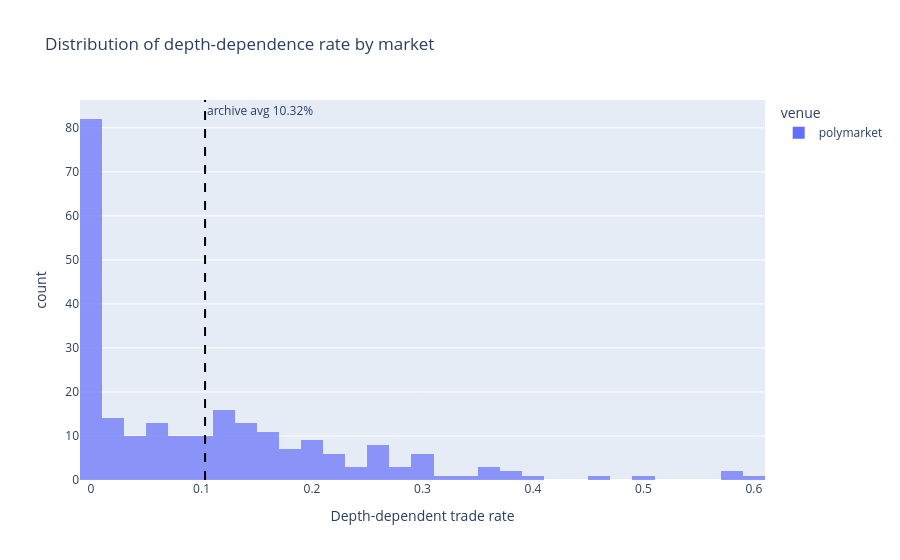

The cell this chart's notebook holds for it:
### Markdown cell above
### 6.2 What does the depth-dependence rate look like as a distribution?

This histogram shows whether depth-dependence is concentrated in a small long tail of markets or spread broadly across the actively traded universe. The dashed reference line marks the full-archive v0 assumption-suite depth dependency rate of `10.32%`.

### Code cell
import plotly.express as px

if len(depth_trades) == 0:
    print("No markets met the minimum trade-count threshold for depth distribution.")
else:
    fig = px.histogram(
        depth_trades,
        x="depth_rate",
        color="venue",
        nbins=40,
        barmode="overlay",
        opacity=0.70,
        title="Distribution of depth-dependence rate by market",
        labels={"depth_rate": "Depth-dependent trade rate", "count": "Markets"},
    )
    fig.add_vline(
        x=0.1032,
        line_dash="dash",
        line_color="black",
        annotation_text="archive avg 10.32%",
    )
    fig.show()

### Figure 1 — Plotly figure (JSON) as saved in the notebook; plotly's stock layout.template omitted (floating-point values rounded to 4 significant figures; data arrays with more than 128 entries replaced by an {"elided": "..."} marker saying what was removed)
{"data": [{"bingroup": "x", "hovertemplate": "venue=polymarket<br>Depth-dependent trade rate=%{x}<br>count=%{y}<extra></extra>", "legendgroup": "polymarket", "marker": {"color": "#636efa", "opacity": 0.7, "pattern": {"shape": ""}}, "name": "polymarket", "nbinsx": 40, "orientation": "v", "showlegend": true, "x": {"elided": "234 float values"}, "xaxis": "x", "yaxis": "y", "type": "histogram"}], "layout": {"xaxis": {"anchor": "y", "domain": [0.0, 1.0], "title": {"text": "Depth-dependent trade rate"}}, "yaxis": {"anchor": "x", "domain": [0.0, 1.0], "title": {"text": "count"}}, "legend": {"title": {"text": "venue"}, "tracegroupgap": 0}, "title": {"text": "Distribution of depth-dependence rate by market"}, "barmode": "overlay", "shapes": [{"line": {"color": "black", "dash": "dash"}, "type": "line", "x0": 0.1032, "x1": 0.1032, "xref": "x", "y0": 0, "y1": 1, "yref": "y domain"}], "annotations": [{"showarrow": false, "text": "archive avg 10.32%", "x": 0.1032, "xanchor": "left", "xref": "x", "y": 1, "yanchor": "top", "yref": "y domain"}]}}
